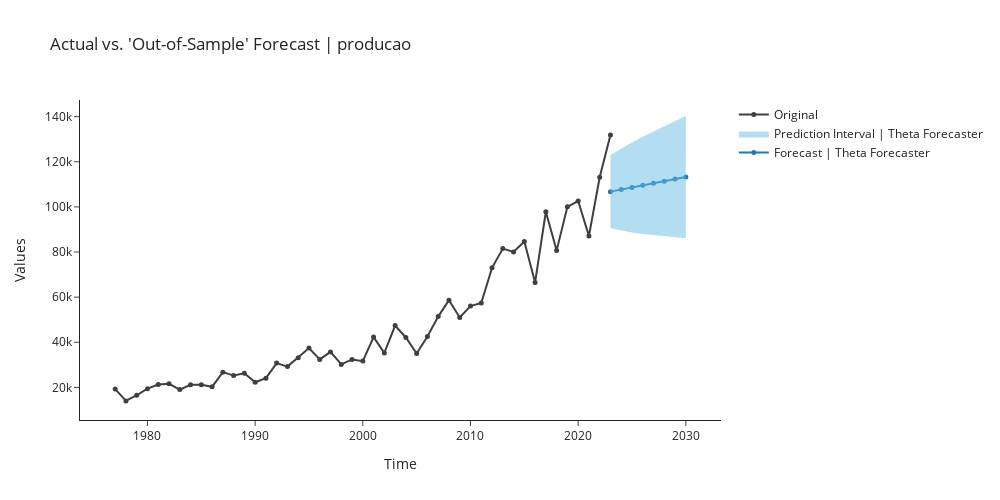

The notebook cell saved with this chart:
### Markdown cell above
## ALL GRAPHS

### Code cell
exp.plot_model(estimator = theta, plot = 'forecast', 
               data_kwargs = {'fh' : 8},
               fig_kwargs = {"height":500,"width":1000,"template": "simple_white","hoverinfo":"none","big_data_threshold":50})
exp.plot_model(estimator = ada_cds_dt, plot = 'forecast', 
               data_kwargs = {'fh' : 8},
               fig_kwargs = {"height":500,"width":1000,"template": "simple_white","hoverinfo":"none","big_data_threshold":50})
exp.plot_model(estimator = exp_smooth, plot = 'forecast', 
               data_kwargs = {'fh' : 8},
               fig_kwargs = {"height":500,"width":1000,"template": "simple_white","hoverinfo":"none","big_data_threshold":50})
exp.plot_model(estimator = ets, plot = 'forecast', 
               data_kwargs = {'fh' : 8},
               fig_kwargs = {"height":500,"width":1000,"template": "simple_white","hoverinfo":"none","big_data_threshold":50})

### Figure 1 — Plotly figure (JSON) as saved in the notebook; plotly's stock layout.template omitted (floating-point values rounded to 4 significant figures)
{"data": [{"line": {"color": "#1f77b4"}, "marker": {"size": 5}, "mode": "lines+markers", "name": "Forecast | Theta Forecaster", "showlegend": true, "type": "scatter", "x": [2023, 2024, 2025, 2026, 2027, 2028, 2029, 2030], "y": [106800.0, 107700.0, 108600.0, 109600.0, 110500.0, 111400.0, 112300.0, 113300.0]}, {"line": {"width": 0}, "marker": {"color": "#68BBE3"}, "mode": "lines", "name": "Lower Interval", "showlegend": false, "type": "scatter", "x": [2023, 2024, 2025, 2026, 2027, 2028, 2029, 2030], "y": [90520.0, 89510.0, 88700.0, 88020.0, 87460.0, 86980.0, 86590.0, 86250.0]}, {"fill": "tonexty", "fillcolor": "rgba(104,187,227,0.5)", "line": {"width": 0}, "marker": {"color": "#68BBE3"}, "mode": "lines", "name": "Prediction Interval | Theta Forecaster", "showlegend": true, "type": "scatter", "x": [2023, 2024, 2025, 2026, 2027, 2028, 2029, 2030], "y": [123000.0, 125900.0, 128600.0, 131100.0, 133500.0, 135800.0, 138100.0, 140300.0]}, {"marker": {"color": "#3f3f3f", "size": 5}, "mode": "lines+markers", "name": "Original", "showlegend": true, "type": "scatter", "x": [1977, 1978, 1979, 1980, 1981, 1982, 1983, 1984, 1985, 1986, 1987, 1988, 1989, 1990, 1991, 1992, 1993, 1994, 1995, 1996, 1997, 1998, 1999, 2000, 2001, 2002, 2003, 2004, 2005, 2006, 2007, 2008, 2009, 2010, 2011, 2012, 2013, 2014, 2015, 2016, 2017, 2018, 2019, 2020, 2021, 2022, 2023], "y": [19256, 14017, 16514, 19435, 21284, 21605, 19015, 21178, 21175, 20265, 26759, 25224, 26268, 22258, 24100.0, 30770.0, 29210.0, 33170.0, 37440.0, 32400.0, 35720.0, 30190.0, 32390.0, 31640.0, 42290.0, 35270.0, 47410.0, 42130.0, 35010.0, 42510.0, 51370.0, 58650.0, 51000.0, 56020.0, 57410.0, 72980.0, 81510.0, 80050.0, 84670.0, 66530.0, 97840.0, 80710.0, 100000.0, 102600.0, 87100.0, 113100.0, 131900.0]}], "layout": {"autosize": false, "height": 500, "showlegend": true, "title": {"text": "Actual vs. 'Out-of-Sample' Forecast | producao"}, "width": 1000, "xaxis": {"title": {"text": "Time"}}, "yaxis": {"title": {"text": "Values"}}}}
